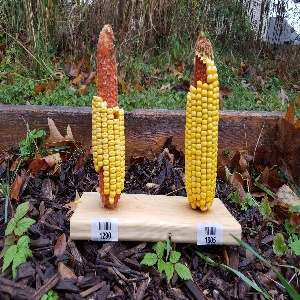
#> input picture examples/corn.jpg, 300 x 300 px, found by its file name
$ python segment_test.py
#> lines starting #> are read from the running program, lines starting #| are printed output that depends on the picture; after the words box and inside, x2 and y2 are one past the last pixel; in counts of white or black regions, pixels touching at a corner belong together; long printed decimals are rounded
import cv2

import numpy as np


# Load a test image.
image = cv2.imread("corn.jpg")
#> image is the input picture: shape (300, 300, 3); mean B, G, R 72.3, 90.5, 102.4

# Make the image small so processing is faster.
small_image = cv2.resize(image, (300, 300))
# Perform mean shift filtering.
shifted = cv2.pyrMeanShiftFiltering(small_image, 15, 35)
cv2.imshow("Input", shifted)
cv2.waitKey(-1)

# Convert to HSV so color thresholding is easier.
hsv_image = cv2.cvtColor(shifted, cv2.COLOR_BGR2HSV)
#> hsv_image: shape (300, 300, 3); mean H, S, V 61.5, 84.6, 105.1
# Threshold the kernels and the cob.
kernel_mask = cv2.inRange(hsv_image, (18, 128, 128), (35, 255, 255))
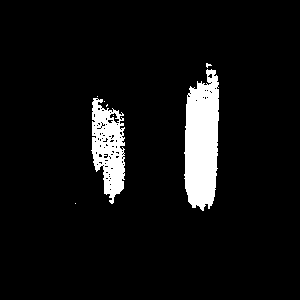
#> kernel_mask: shape (300, 300); 6.9% white; 8 white regions (6 under 20 px), largest, box (x1, y1, x2, y2) and area: (184, 69, 219, 211) 3923, (91, 98, 125, 204) 2235
cob_mask = cv2.inRange(hsv_image, (0, 115, 108), (16, 222, 233))
#> cob_mask: shape (300, 300); 2.9% white; 100 white regions (92 under 20 px), largest, box (x1, y1, x2, y2) and area: (94, 29, 118, 108) 1216, (193, 55, 212, 89) 291, (98, 170, 121, 211) 288
# [6 lines of commented-out code are left out]
kernel = np.ones((3, 3), np.uint8)
kernels_closed = cv2.morphologyEx(kernel_mask, cv2.MORPH_CLOSE, kernel)
#> kernels_closed: shape (300, 300); 7.3% white; 3 white regions (1 under 20 px), largest, box (x1, y1, x2, y2) and area: (184, 63, 219, 211) 4013, (91, 96, 125, 204) 2568
kernels_opened = cv2.morphologyEx(kernels_closed, cv2.MORPH_OPEN, kernel,
                                  iterations=2)
#> kernels_opened: shape (300, 300); 7.2% white; 2 white regions, box (x1, y1, x2, y2) and area: (184, 70, 219, 207) 3953, (92, 98, 125, 202) 2522
cob_closed = cv2.morphologyEx(cob_mask, cv2.MORPH_CLOSE, kernel)
#> cob_closed: shape (300, 300); 3.1% white; 62 white regions (54 under 20 px), largest, box (x1, y1, x2, y2) and area: (94, 29, 118, 108) 1305, (97, 170, 121, 211) 310, (193, 55, 212, 89) 299
cob_opened = cv2.morphologyEx(cob_closed, cv2.MORPH_OPEN, kernel,
                              iterations=2)
#> cob_opened: shape (300, 300); 2.4% white; 9 white regions (1 under 20 px), largest, box (x1, y1, x2, y2) and area: (95, 37, 118, 108) 1212, (194, 60, 207, 83) 248, (126, 137, 143, 156) 245
cv2.imshow("Denoised", kernels_opened)
cv2.waitKey(-1)
cv2.imshow("Denoised", cob_opened)
cv2.waitKey(-1)

# Find the union of the two.
ear_mask = np.clip(0, 255, cob_opened + kernels_opened)
# Perform morphological closing to remove any small gaps.
ear_mask = cv2.morphologyEx(ear_mask, cv2.MORPH_CLOSE, kernel, iterations=2)
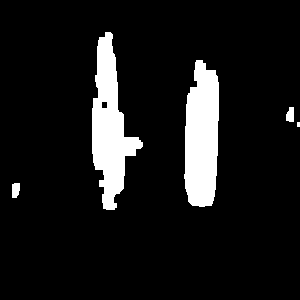
#> ear_mask: shape (300, 300); 9.8% white; 5 white regions (1 under 20 px)
cv2.imshow("Union", ear_mask)
cv2.waitKey(-1)

# Find the contours in the image.
contours, _ = cv2.findContours(ear_mask, cv2.RETR_EXTERNAL,
                               cv2.CHAIN_APPROX_SIMPLE)
#> contours = 5 contours, 1 with area under 20; largest, box (x1, y1, x2, y2) and area: (92, 32, 143, 210) 4162, (184, 60, 219, 207) 4046, (12, 183, 20, 198) 86, (286, 107, 294, 122) 81
ear_mask_with_contours = np.stack((ear_mask, ear_mask, ear_mask), axis=2)
#> ear_mask_with_contours: shape (300, 300, 3); 9.8% white; 5 white regions (1 under 20 px), largest, box (x1, y1, x2, y2) and area: (92, 32, 143, 210) 4350, (184, 60, 219, 207) 4215, (12, 183, 20, 198) 106, (286, 107, 294, 122) 101
cv2.drawContours(ear_mask_with_contours, contours, -1, (0, 0, 255), 1)
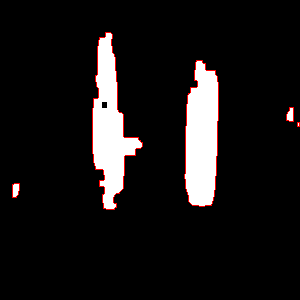
#> ear_mask_with_contours: shape (300, 300, 3); mean of channels 0, 1, 2 22.5, 22.5, 24.9; drawn as B, G, R

# Fit ellipses to the contours.
ellipses = []
for contour in contours:
    if len(contour) < 5:
        # Contour is too small to fit an ellipse to.
        continue
    center, size, angle = cv2.fitEllipse(contour)

    # Filter out any ellipses that are not oblong enough.
    width, height = size
    length_ratio = width / height
    if length_ratio < 1.0:
        # The ellipse is vertical, so flip this.
        length_ratio = 1.0 / length_ratio
    if length_ratio < 3.0:
        # Unlikely to be corn, because it's not oblong enough. Discard this.
        continue

    ellipses.append((center, size, angle))
#> this loop made 5 passes
#> (center, angle, width, height, length_ratio) on passes 1, 3, 4, 5: ((14.81, 189.5), 13.36, 8.48, 16.98, 2), ((291.3, 114.2), 15.23, 10.11, 15.75, 1.56), ((201.8, 138.7), 2.01, 36.28, 155.5, 4.29), ((112.8, 125.4), 176.7, 47.36, 162.3, 3.43)
#> contour on pass 2: [[297, 122], [297, 126], [299, 126], [299, 122]]
#> after the loop, ellipses = [((201.8, 138.7), (36.28, 155.5), 2.01), ((112.8, 125.4), (47.36, 162.3), 176.7)]

# Draw the bounding ellipses.
ear_mask_with_ellipses = np.copy(ear_mask_with_contours)
for ellipse in ellipses:
    center, size, angle = ellipse
    center = tuple([int(d) for d in center])
    size = tuple([int(d) for d in size])
    angle = int(angle)
    cv2.ellipse(ear_mask_with_ellipses, center, size, angle, 0, 360,
                (0, 255, 0))
#> this loop made 2 passes
#> (ellipse, center, size, angle) on passes 1 to 2: (((201.8, 138.7), (36.28, 155.5), 2.01), (201, 138), (36, 155), 2), (((112.8, 125.4), (47.36, 162.3), 176.7), (112, 125), (47, 162), 176)
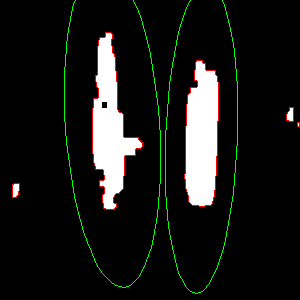
#> ear_mask_with_ellipses: shape (300, 300, 3); 1.31% of pixels changed, all inside (x1, y1, x2, y2) = (64, 0, 238, 294); drawn as B, G, R
cv2.imshow("Ellipses", ear_mask_with_ellipses)
cv2.waitKey(-1)

# Mask out one ear at a time.
ear_masks = []
for ellipse in ellipses:
    center, size, angle = ellipse
    center = tuple([int(d) for d in center])
    size = tuple([int(d) for d in size])
    angle = int(angle)

    background_mask = np.zeros_like(ear_mask)
    cv2.ellipse(background_mask, center, size, angle, 0, 360,
                (255, 255, 255), thickness=-1)
    ear_masks.append(background_mask)
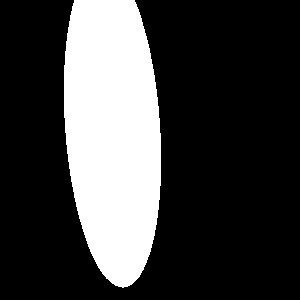
#> background_mask: shape (300, 300); 25.2% white; 1 white region, box (x1, y1, x2, y2) and area: (64, 0, 161, 288) 22721
#> after the loop, ear_masks = 2 items

# Process each ear individually.
for mask in ear_masks:
    ear_kernels = np.logical_and(kernels_opened, mask
                                 ).astype(np.uint8) * 255
    ear_cob = np.logical_and(cob_opened, mask
                             ).astype(np.uint8) * 255
    ear_union = np.clip(0, 255, ear_kernels + ear_cob)

    cv2.imshow("Ear", ear_union)
    cv2.waitKey(-1)

    # Determine how many of the kernels have been removed.
    cob_pixels = np.count_nonzero(ear_cob)
    union_pixels = np.count_nonzero(ear_union)
    kernel_fraction = cob_pixels / union_pixels

    print(f"Ear is {kernel_fraction * 100}% consumed.")
#> this loop made 2 passes
#> (cob_pixels, union_pixels, kernel_fraction) on passes 1 to 2: (248, 4201, 0.059), (1697, 4216, 0.403)
#| Ear is 5.903% consumed.
#| Ear is 40.251% consumed.
#> pass 1, `ear_union = np.clip(0, 255, ear_kernels + ear_cob)`:
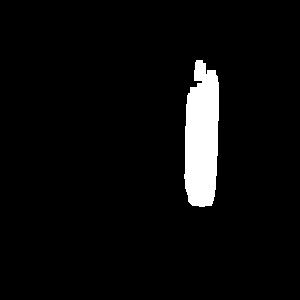
#> ear_union: shape (300, 300); 4.7% white; 1 white region, box (x1, y1, x2, y2) and area: (184, 60, 219, 207) 4201
#> after the loop:
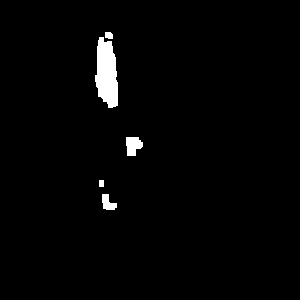
#> ear_cob: shape (300, 300); 1.9% white; 5 white regions, box (x1, y1, x2, y2) and area: (95, 37, 118, 108) 1212, (126, 137, 143, 156) 245, (102, 194, 117, 210) 155, (105, 32, 113, 39) 50, (99, 180, 104, 187) 35
